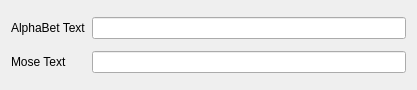
<?xml version="1.0" encoding="UTF-8"?>
<ui version="4.0">
 <class>MorseCodeConverter</class>
 <widget class="QDialog" name="MorseCodeConverter">
  <property name="geometry">
   <rect>
    <x>0</x>
    <y>0</y>
    <width>417</width>
    <height>90</height>
   </rect>
  </property>
  <property name="windowTitle">
   <string>Morse Code Converter</string>
  </property>
  <layout class="QGridLayout" name="gridLayout">
   <item row="0" column="1">
    <widget class="QLineEdit" name="lineEditAlphabet"/>
   </item>
   <item row="1" column="1">
    <widget class="QLineEdit" name="lineEditMorseCode"/>
   </item>
   <item row="0" column="0">
    <widget class="QLabel" name="label">
     <property name="text">
      <string>AlphaBet Text</string>
     </property>
    </widget>
   </item>
   <item row="1" column="0">
    <widget class="QLabel" name="label_2">
     <property name="text">
      <string>Mose Text</string>
     </property>
    </widget>
   </item>
  </layout>
 </widget>
 <resources/>
 <connections/>
</ui>
